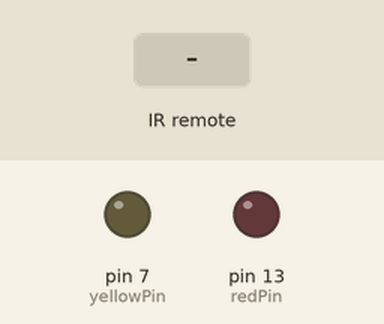
Recording of a sketch running on a simulated Arduino Uno, built with avr-gcc and run on an emulated ATmega328P. Shown: output pins drawn as LEDs (lit = HIGH). Inputs (shaded band) come from the test bench.

Above: at 1.2 s.
1.3 s: infrared code 0xFFD827 received
At 2.6 s:
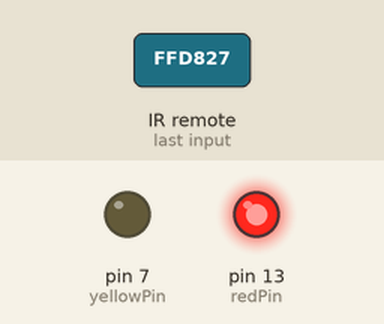
4.3 s: infrared code 0xFF02FD received
At 4.9 s:
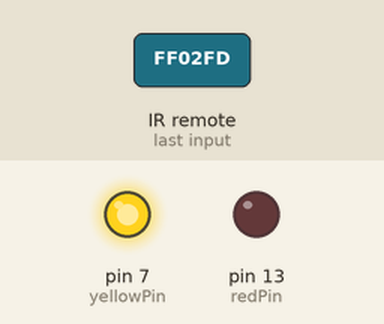
5.8 s: infrared code 0xFFD827 received
At 7.2 s:
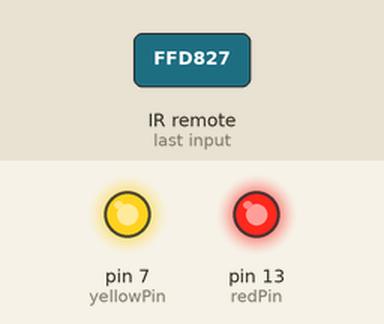
Timing chart, 0 to 9.3 s (numbered marks = the images above; inputs shaded):
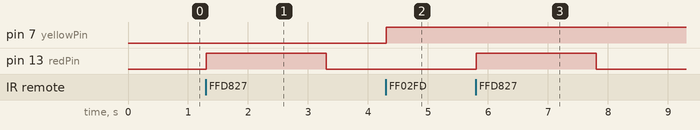

Measured:
- after the input at 1.3 s, pin 13 (redPin): LOW → HIGH at once, → LOW 2.0 s later
- after the input at 4.3 s, pin 7 (yellowPin): LOW → HIGH at once
- after the input at 5.8 s, pin 13 (redPin): LOW → HIGH at once, → LOW 2.0 s later

The sketch:

telecommande_pour_les_led.ino
```cpp
#include <IRremote.h>

const int RECV_PIN = 4;

const int redPin = 13;
const int yellowPin = 7;


int togglestate = 0;
int togglestate1 = 0;


IRrecv irrecv(RECV_PIN);
decode_results results;

void setup()
{
  irrecv.enableIRIn();
  pinMode(redPin, OUTPUT);
  pinMode(yellowPin, OUTPUT);

  }

  void loop()
  {
    if (irrecv.decode(&results))
    {
      switch(results.value)
      {
        case 0xFFD827:
        digitalWrite(redPin, HIGH);
        delay(2000);
        digitalWrite(redPin, LOW);
        break;


        case 0xFF02FD:

        if(togglestate==0)

        {

          digitalWrite(yellowPin, HIGH);
          togglestate=1;

          }
          else {
            digitalWrite(yellowPin, LOW);
            togglestate=0;
            }
        break;
        }
        irrecv.resume();
      }

    }
```
